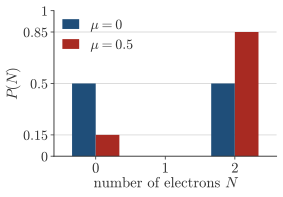

This chart was generated by the following Python code:
"""Session 5, section 5.6, the probability of finding N electrons in the mean-field ground state of one site.

One site with spin has H = -mu (n_up + n_dn) + Delta (c_up^dag c_dn^dag + c_dn c_up), which is (5.4) with t=0 and without its
constant. The states with N=1 are not touched by the pairing term and have the energy -mu, so the problem is 2x2 in |0> and
|2> = c_up^dag c_dn^dag |0>, and its lower level is always below -mu. This is numpy, since the probabilities of N need the
many-body ground state, which the BdG bands of pyqula do not give directly. The bars are for Delta=0.5 at mu=0 and mu=0.5."""
import os, sys
sys.path.insert(0, os.path.join(os.path.dirname(os.path.abspath(__file__)), '..'))
import numpy as np
import matplotlib.pyplot as plt
import style

D = 0.5


def ground(mu):
    """Energy and P(N=0), P(N=1), P(N=2) of the ground state of the four states of one site."""
    h = np.array([[0.0, D], [D, -2 * mu]])
    e, v = np.linalg.eigh(h)
    assert e[0] < -mu                                    # the even state is below the odd states
    g = v[:, 0]
    return e[0], np.array([g[0]**2, 0.0, g[1]**2])


e0, p0 = ground(0.0)
e1, p1 = ground(0.5)
assert abs(e0 + 0.5) < 1e-12 and np.allclose(p0, [0.5, 0, 0.5])
assert abs(e1 + 1.2071) < 1e-4 and np.allclose(p1, [0.1464, 0, 0.8536], atol=1e-4)
assert np.isclose(p1[2], 0.5 * (1 + 0.5 / np.hypot(0.5, D)))
print('mu=0: E', round(e0, 4), 'P', np.round(p0, 4), ' mu=0.5: E', round(e1, 4), 'P', np.round(p1, 4))

fig, ax = plt.subplots(figsize=(7.6 * style.CM, 5.0 * style.CM))
w = 0.34
x = np.arange(3)
ax.bar(x - w / 2, p0, w, color=style.ACCENT, label=r'$\mu=0$')
ax.bar(x + w / 2, p1, w, color=style.BROKEN, label=r'$\mu=0.5$')
for s in ('top', 'right'):
    ax.spines[s].set_visible(False)
ax.set_xticks(x); ax.set_xticklabels(['0', '1', '2'], fontsize=11)
ax.set_yticks([0, p1[0], 0.5, p1[2], 1]); ax.set_yticklabels(['0', '0.15', '0.5', '0.85', '1'], fontsize=10.5)
ax.tick_params(length=2.5, width=0.6, pad=2)
for y in (p1[0], 0.5, p1[2]):
    style.guide(ax, y=y, lw=0.7)
ax.set_ylim(0, 1.0); ax.set_xlim(-0.6, 2.6)
ax.set_xlabel(r'number of electrons $N$', fontsize=11, labelpad=1); ax.set_ylabel(r'$P(N)$', fontsize=11, labelpad=2)
ax.legend(loc='upper left', fontsize=10.5, ncol=1, handlelength=1.2, borderaxespad=0.2)
style.save(fig, __file__)
